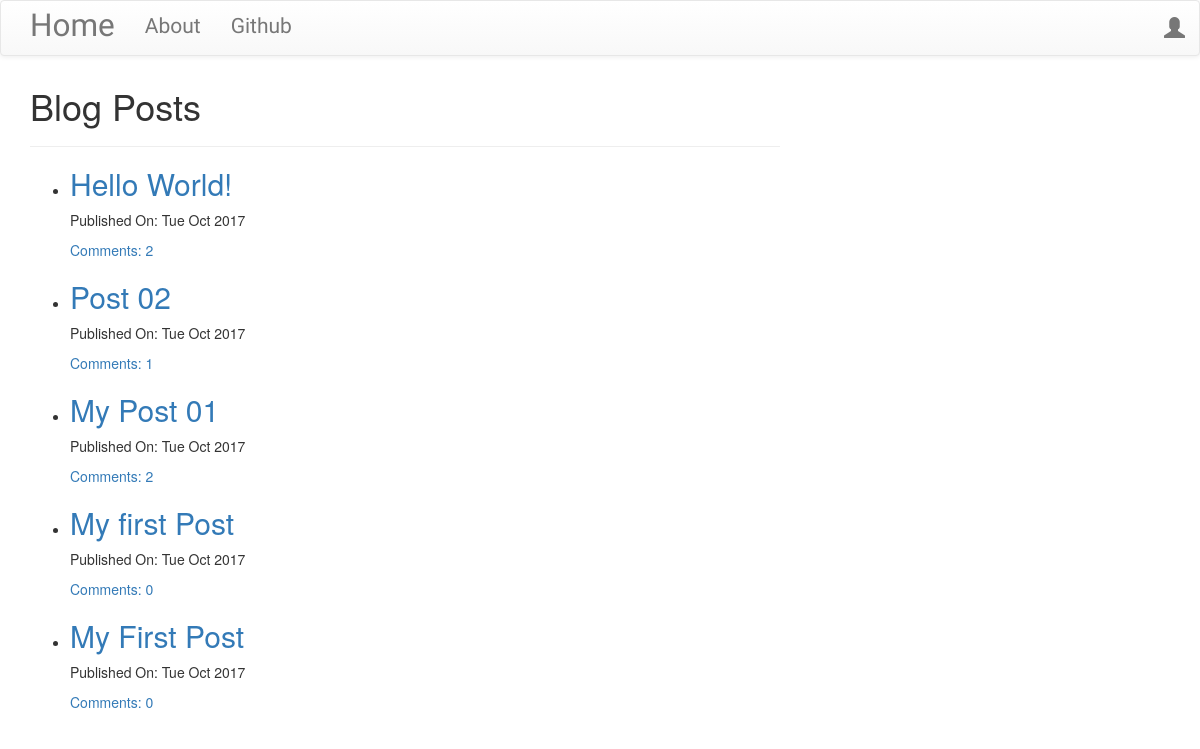
The page / on the database its author committed.
### blog/models.py (models this page shows, shortened)
class Post(models.Model):
    author = models.ForeignKey('auth.User')
    title = models.CharField(max_length=256)
    text = models.TextField()
    created_date = models.DateTimeField(default=timezone.now)
    published_date = models.DateTimeField(blank=True, null=True)

### blog/views.py (the view)
# urls.py: url(r'^$', views.PostListView.as_view(), name='post_list'),
class PostListView(ListView):
    model = Post
    def get_queryset(self):
        return Post.objects.filter(published_date__lte=timezone.now()).order_by('-published_date')

### blog/templates/blog/post_list.html (shortened to what this page needs)
{% extends "blog/base.html" %}
{% block body_block %}
<div class="centerstage">
    <h1>Blog Posts</h1>
    <hr>
    {% for post in post_list %}
        <div class="blogpost">
            <ul>
                <li>
                    <h2 class="loader"><a href="{% url 'post_detail' pk=post.pk %}">{{ post.title }}</a></h2>
                    <div class="date">
                        <p>Published On: {{ post.published_date|date:"D M Y" }}</p>
                    </div>
                    <a href="{% url 'post_detail' pk=post.pk %}">Comments: {{ post.comments.count }}</a>
                </li>
        </div>
    {% endfor %}
</div>
{% endblock body_block %}

### blog/static/css/blog.css (style rules this page uses)
.centerstage { margin-left: auto; margin-right: auto; }
.loader { filter:hue-rotate(0deg); animation:hue 10000ms infinite linear; }

### rows shown on the page
Post: title "Hello World!", published_date "Tue Oct 2017", comments.count "2"
Post: title "Post 02", published_date "Tue Oct 2017", comments.count "1"
Post: title "My Post 01", published_date "Tue Oct 2017", comments.count "2"
Post: title "My first Post", published_date "Tue Oct 2017", comments.count "0"
Post: title "My First Post", published_date "Tue Oct 2017", comments.count "0"
